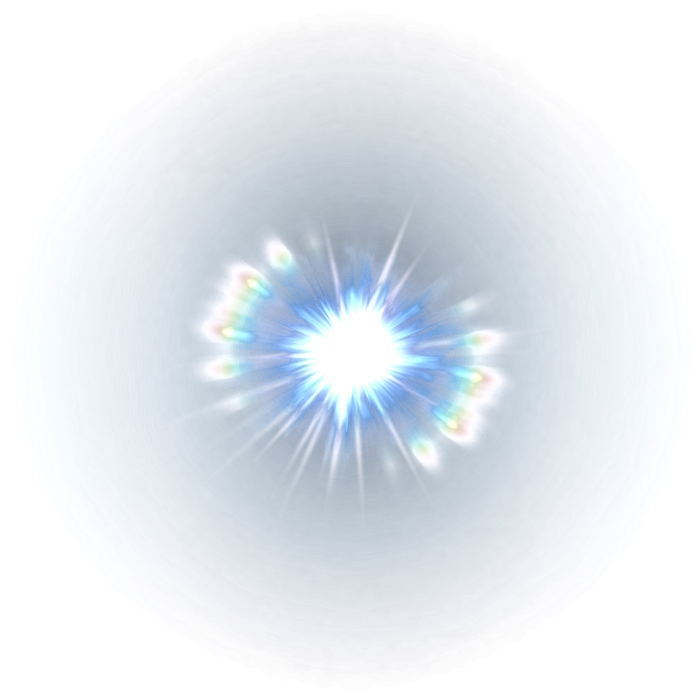
#> input picture project/images/Light.webp, 700 x 700 px
$ python -i imagem_modificador.py   (imports and definitions only)   (older library calls are emulated)
#> lines starting #> are read from the running program, lines starting #| are printed output that depends on the picture
from PIL import Image, ImageDraw, ImageFont
import sys, math, time, os


#18) meter imagem (watermark) noutra imagem
# [193 lines left out: functions watermark_positions, watermark, get_factor, vignette_positions, vignette, is_edge and 2 more, not called in this run]


#15) sepia e lomografia
def sepia(fname):

#> called with fname = 'images/Light.webp'
    try:
        im = Image.open(fname)
#> im is the input picture: PIL image 700x700 RGBA; mean R, G, B, A 41, 94.6, 157.6, 35

        width, height = im.size
#> width = 700; height = 700

        new_im = Image.new(im.mode, im.size)
#> new_im: PIL image 700x700 RGBA; every value is 0


        for x in range(width):
            for y in range(height):
                p = im.getpixel( (x,y) )

                r = p[0]
                b = p[1]
                g = p[2]

                r1 = int(0.189*r + 0.769*g + 0.393*b)
                g1 = int(0.168*r + 0.686*g + 0.349*b)
                b1 = int(0.131*r + 0.534*g + 0.272*b)

                new_im.putpixel( (x,y), (r1, g1, b1) )
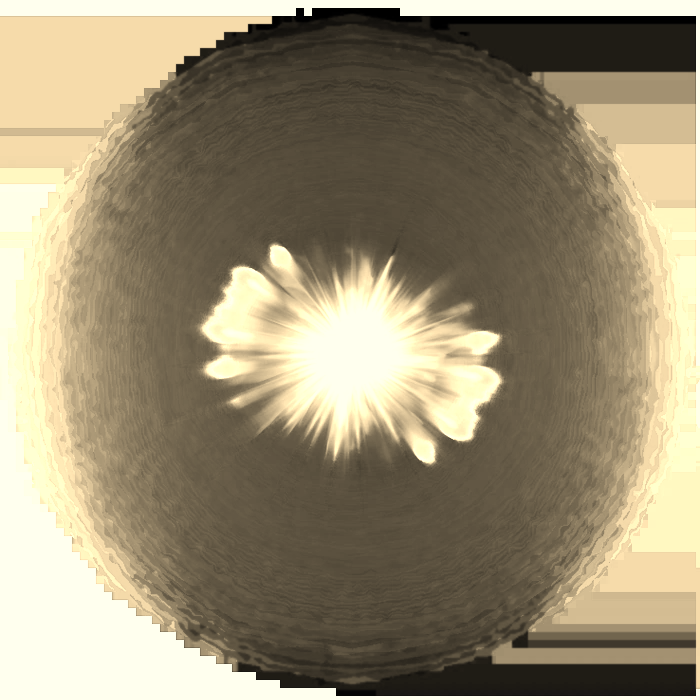
#> new_im: PIL image 700x700 RGBA; mean R, G, B, A 152.5, 141.1, 114.7, 255
    except:
        print("Erro ao abrir imagem e aplicar sepia.")
        return "sepia_lomografia_falhou"

    #new_im.save(fname+"-sepia-"+".jpg")
    datetime = str(time.time_ns()//1000)

    head, tail = os.path.split(fname)
    new_im_name = "tmp/"+tail+"-sepia-"+datetime+".jpg"

    new_im.save(new_im_name)
    return new_im_name


# [327 lines left out: functions lomografia, saturation, gamma_modificaDor, image_modifier_intensifier, intensifier, image_modifier_cinza and 5 more, not called in this run]

>>> result = sepia('images/Light.webp')

$ run again, on project/images/ThumbsDown.jpg
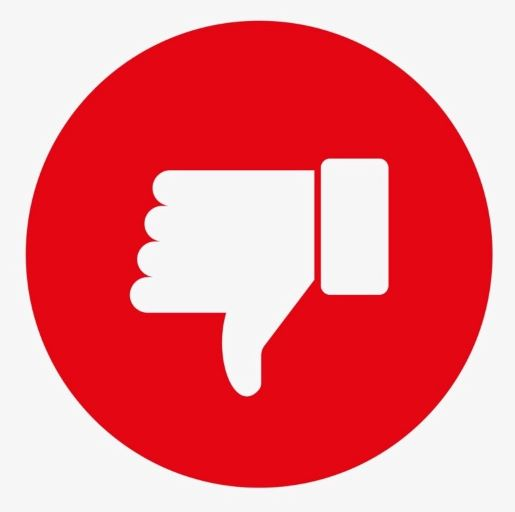
#> input picture project/images/ThumbsDown.jpg, 515 x 512 px
#> in sepia, im is the input picture: PIL image 515x512 RGB; mean R, G, B 236.2, 123.2, 129.9
#> after the loop in sepia, `for x in range(width):`:
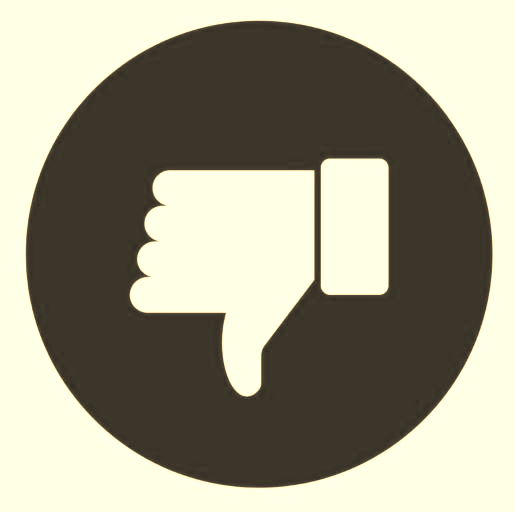
#> new_im: PIL image 515x512 RGB; mean R, G, B 155.8, 152, 133.3
